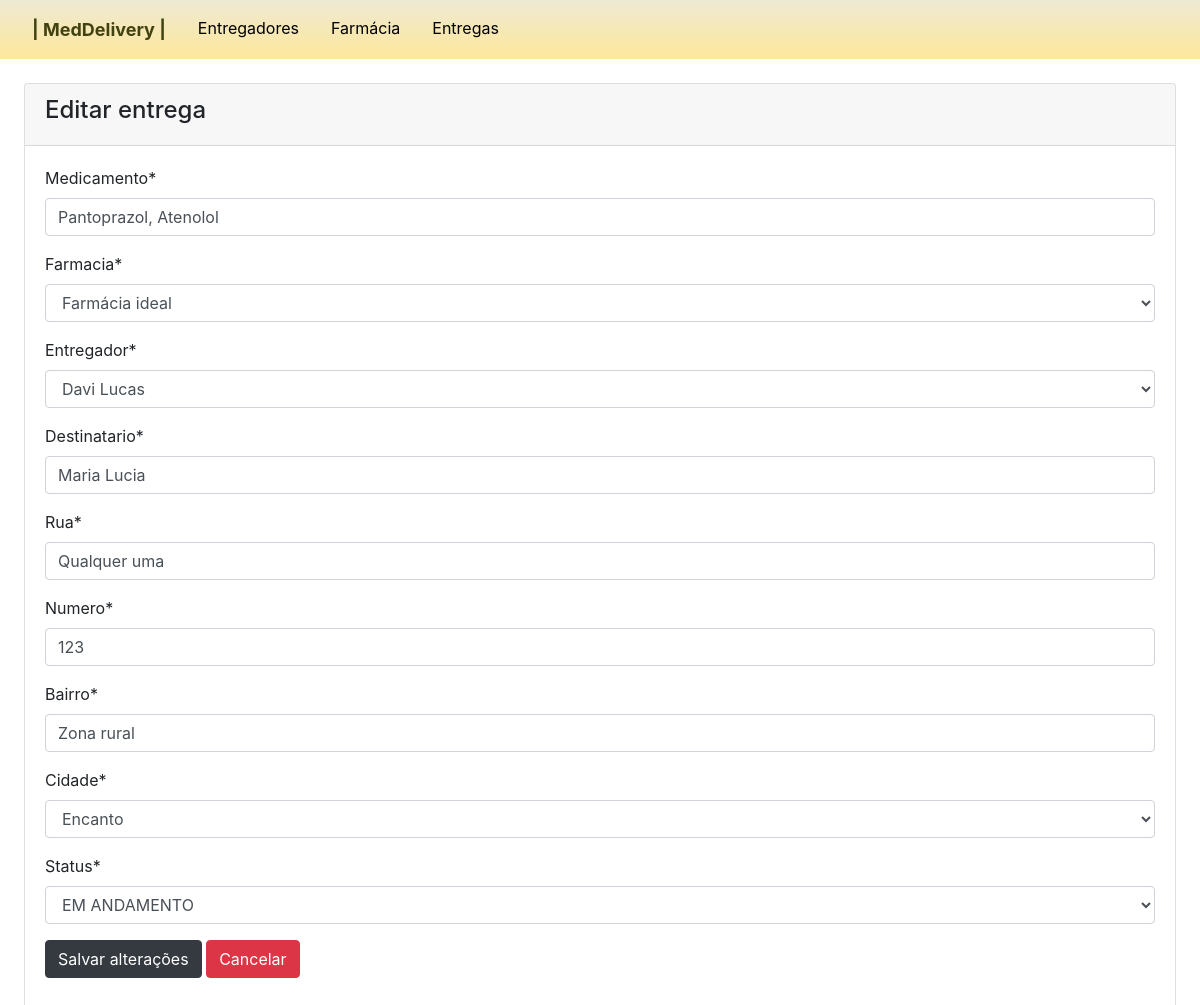
Screenshot of /entrega-update/1 with the database file from the repository.
### main/models.py (models this page shows)
class Entregas(models.Model):
    medicamento = models.CharField(max_length=150)
    Farmacia = models.ForeignKey(Farmacia, on_delete=models.CASCADE)
    entregador = models.ForeignKey(Entregador, on_delete=models.CASCADE)
    destinatario = models.CharField(max_length=150)
    rua = models.CharField(max_length=150)
    numero = models.IntegerField()
    bairro = models.CharField(max_length=100)
    cidade = models.ForeignKey(Cidade, on_delete=models.CASCADE)
    status = models.CharField(max_length=150,choices=CLASSES_CHOICES)

### main/views.py (the view, shortened to what this page needs)
# urls.py: path('entrega-update/<int:id>', views.entregaUpdate, name='entrega-update'),
def entregaUpdate(request, id):
    entrega = Entregas.objects.get(id=id)
    form = EntregaForm(initial={'medicamento': entrega.medicamento, 'Farmacia': entrega.Farmacia, 'entregador': entrega.entregador, 'destinatario': entrega.destinatario, 'rua': entrega.rua, 'numero': entrega.numero, 'bairro': entrega.bairro, 'cidade': entrega.cidade, 'status': entrega.status})
    return render(request,'entrega-update.html',{'form':form})

### main/forms.py
class EntregaForm(ModelForm):
    class Meta:
        model = Entregas
        fields = '__all__'

### main/models.py (called while the page is built)
    def __str__(self):
        return self.nome

    def __str__(self):
        return self.nome

    def __str__(self):
            return self.nome

### main/templates/entrega-update.html (shortened to what this page needs)
{% extends "master.html" %}
{% block content %}
{% load crispy_forms_tags %}
<div class="container-fluid px-4">
    <div class="card mt-4">
        <div class="card-header">
            <h4>Editar entrega</h4>
        </div>
        <div class="card-body" style="overflow-x:auto;">
            <form method="post">
                {{form | crispy}}
                <button type="submit" class="btn btn-dark">Salvar alterações</button>
                <a type="button" class="btn btn-danger" href="{%url 'entrega-list' %}">Cancelar</a>
            </form>
        </div>
    </div>
</div>
{% endblock %}

### rows the page displays
Entregas: medicamento "Pantoprazol, Atenolol", Farmacia "Farmácia ideal", entregador "Davi Lucas", destinatario "Maria Lucia", rua "Qualquer uma", numero "123", bairro "Zona rural", cidade "Encanto", status "EM ANDAMENTO"
